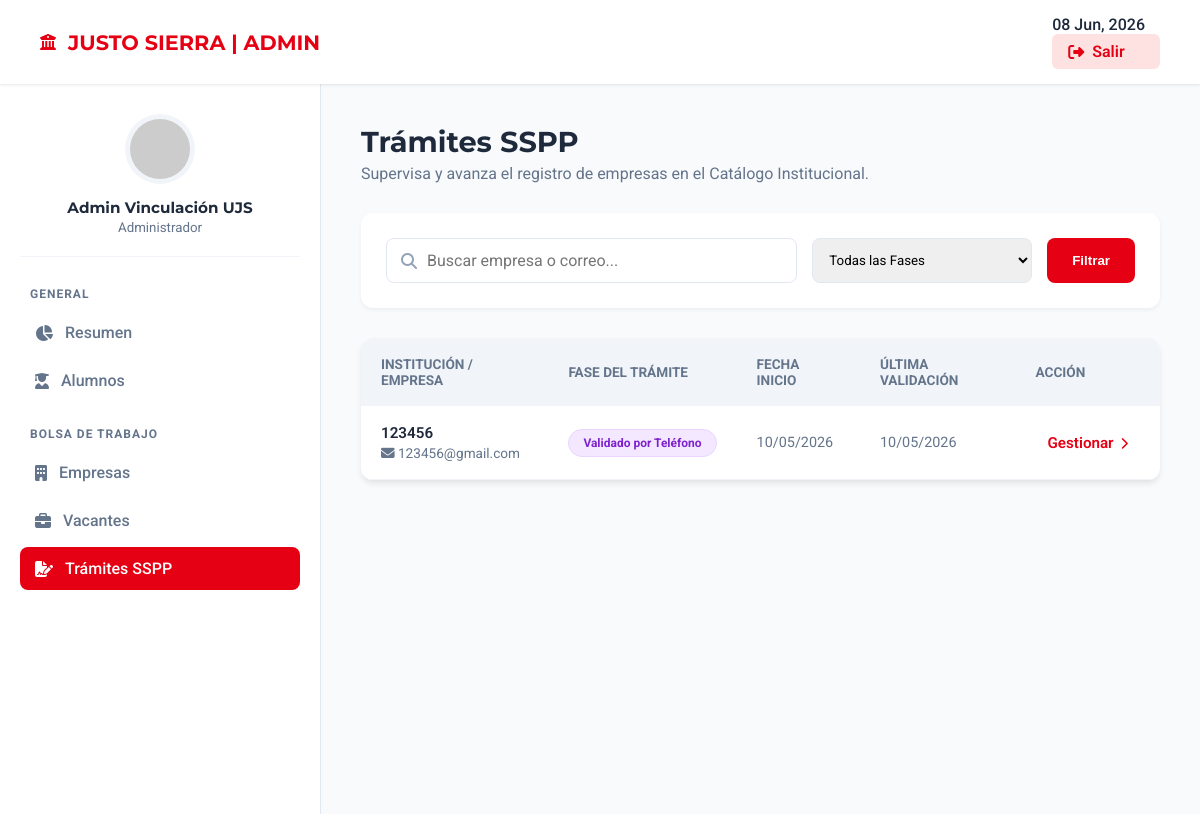
Screenshot of /Justo-Sierra/admin/gestionar_tramites_sspp.php (signed in) with the database file from the repository.
### tables this page shows
CREATE TABLE `solicitudes_sspp` (
  `id_solicitud` int(11) NOT NULL,
  `id_empresa` int(11) NOT NULL,
  `estado_tramite` enum('Solicitud Inicial','Formato Enviado','Datos Recibidos','Validado por Teléfono','Aprobado Catálogo','Expirado') DEFAULT 'Solicitud Inicial',
  `fecha_inicio` date NOT NULL,
  `fecha_validacion` date DEFAULT NULL,
  `fecha_vencimiento` date DEFAULT NULL,
  `archivo_solicitud_dir` varchar(255) DEFAULT NULL COMMENT 'Ruta del archivo de Dirección',
  `archivo_catalogo_generado` varchar(255) DEFAULT NULL COMMENT 'Ruta del PDF final',
  `notas_admin` text DEFAULT NULL
);

CREATE TABLE `empresas` (
  `id_empresa` int(11) NOT NULL,
  `nombre_empresa` varchar(255) NOT NULL,
  `email_contacto` varchar(255) NOT NULL,
  `password` varchar(255) NOT NULL,
  `rfc` varchar(13) DEFAULT NULL,
  `descripcion` text DEFAULT NULL,
  `sitio_web` varchar(255) DEFAULT NULL,
  `logo_url` varchar(255) DEFAULT NULL,
  `estado_validacion` enum('pendiente','aprobada','rechazada') DEFAULT 'pendiente',
  `fecha_registro` timestamp NOT NULL DEFAULT current_timestamp(),
  `es_catalogo_sspp` tinyint(1) DEFAULT 0,
  `vigencia_sspp` date DEFAULT NULL
);

### Justo-Sierra/admin/gestionar_tramites_sspp.php (the view, shortened to what this page needs)
<?php
include '../config/conexion.php';
$nombre_admin = $_SESSION['nombre_admin'] ?? 'Admin Vinculación UJS';
$search = $_GET['search'] ?? '';
$sql = "SELECT s.id_solicitud, s.estado_tramite, s.fecha_inicio, s.fecha_validacion,
               e.nombre_empresa, e.email_contacto, e.id_empresa
        FROM solicitudes_sspp s
        JOIN empresas e ON s.id_empresa = e.id_empresa
        WHERE 1=1";
$params = [];
$sql .= " ORDER BY s.fecha_inicio DESC";
$stmt = $conexion->prepare($sql);
$stmt->execute($params);
$tramites = $stmt->fetchAll(PDO::FETCH_ASSOC);
function obtenerClaseEstado($estado) {
    switch ($estado) {
        case 'Validado por Teléfono': return 'status-validado';
    }
}
?>
<!DOCTYPE html>
<html lang="es">
<head>
    <link rel="stylesheet" href="https://cdnjs.cloudflare.com/ajax/libs/font-awesome/6.4.0/css/all.min.css">
</head>
<body>
    <header class="top-header">
        <div class="brand-box">
            <i class="fas fa-university"></i>
            <h1>JUSTO SIERRA | ADMIN</h1>
        </div>
        <div class="user-nav">
            <span style="font-weight: 500; margin-right: 15px;"><?php echo date('d M, Y'); ?></span>
            <a href="../logout.php" class="btn-exit">
                <i class="fas fa-sign-out-alt"></i> Salir
            </a>
        </div>
    </header>
    <div class="admin-wrapper">
        <aside class="sidebar">
            <div class="sidebar-profile">
                <img src="https://ui-avatars.com/api/?name=<?php echo urlencode($nombre_admin); ?>&background=E60013&color=fff" alt="Perfil">
                <h3><?php echo htmlspecialchars($nombre_admin); ?></h3>
                <small style="color: var(--text-muted);">Administrador</small>
            </div>
            <nav>
                <div class="menu-group">
                    <p class="menu-title">General</p>
                    <a href="dashboard_admin.php" class="nav-link"><i class="fas fa-chart-pie"></i> Resumen</a>
                    <a href="gestionar_alumnos.php" class="nav-link"><i class="fas fa-user-graduate"></i> Alumnos</a>
                </div>
                <div class="menu-group">
                    <p class="menu-title">Bolsa de Trabajo</p>
                    <a href="gestionar_empresas_admin.php" class="nav-link"><i class="fas fa-building"></i> Empresas</a>
                    <a href="gestionar_vacantes_admin.php" class="nav-link"><i class="fas fa-briefcase"></i> Vacantes</a>
                    <a href="gestionar_tramites_sspp.php" class="nav-link active"><i class="fas fa-file-signature"></i> Trámites SSPP</a>
                </div>
            </nav>
        </aside>
        <main class="main-container">
            <div style="margin-bottom: 30px;">
                <h2 style="margin:0; font-family:'Montserrat'; font-size: 1.8rem;">Trámites SSPP</h2>
                <p style="color: #64748B; margin: 5px 0 0 0;">Supervisa y avanza el registro de empresas en el Catálogo Institucional.</p>
            </div>
            <div class="search-card">
                <form method="GET" style="display: flex; gap: 15px; width: 100%; flex-wrap: wrap;">
                    <div style="flex: 1; position: relative; min-width: 250px;">
                        <i class="fas fa-search" style="position: absolute; left: 15px; top: 15px; color: #94A3B8;"></i>
                        <input type="text" name="search" placeholder="Buscar empresa o correo..." value="<?php echo htmlspecialchars($search); ?>" style="width: 100%; padding: 12px 12px 12px 40px; border: 1px solid #E2E8F0; border-radius: 8px; font-family: 'Roboto'; box-sizing: border-box; font-size: 1rem;">
                    </div>
                    <select name="estado" style="padding: 12px; border: 1px solid #E2E8F0; border-radius: 8px; min-width: 220px; font-family: 'Roboto';">
                        <option value="">Todas las Fases</option>
                    </select>
                    <button type="submit" style="background: var(--js-red); color: white; border: none; padding: 0 25px; border-radius: 8px; font-weight: 700; cursor: pointer; transition: 0.2s;">
                        Filtrar
                    </button>
                </form>
            </div>
            <div class="table-card">
                <?php if(empty($tramites)): ?>
                    <div style="padding: 40px; text-align: center; color: var(--text-muted);">
                        <i class="fas fa-folder-open" style="font-size: 2.5rem; color: #CBD5E1; margin-bottom: 10px;"></i>
                        <p>No se encontraron trámites con los criterios actuales.</p>
                    </div>
                <?php else: ?>
                    <table>
                        <thead>
                            <tr>
                                <th>Institución / Empresa</th>
                                <th>Fase del Trámite</th>
                                <th>Fecha Inicio</th>
                                <th>Última Validación</th>
                                <th>Acción</th>
                            </tr>
                        </thead>
                        <tbody>
                            <?php foreach($tramites as $t): ?>
                                <tr>
                                    <td>
                                        <span class="company-name"><?php echo htmlspecialchars($t['nombre_empresa']); ?></span>
                                        <span class="company-email"><i class="fas fa-envelope"></i> <?php echo htmlspecialchars($t['email_contacto']); ?></span>
                                    </td>
                                    <td>
                                        <span class="status-pill <?php echo obtenerClaseEstado($t['estado_tramite']); ?>">
                                            <?php echo htmlspecialchars($t['estado_tramite']); ?>
                                        </span>
                                    </td>
                                    <td style="color: #64748B; font-size: 0.9rem;">
                                        <?php echo date('d/m/Y', strtotime($t['fecha_inicio'])); ?>
                                    </td>
                                    <td style="color: #64748B; font-size: 0.9rem;">
                                        <?php echo $t['fecha_validacion'] ? date('d/m/Y', strtotime($t['fecha_validacion'])) : '--/--/----'; ?>
                                    </td>
                                    <td>
                                        <a href="detalle_tramite_sspp.php?id=<?php echo $t['id_solicitud']; ?>" class="btn-action">
                                            Gestionar <i class="fas fa-chevron-right" style="font-size: 0.8em; margin-left: 3px;"></i>
                                        </a>
                                    </td>
                                </tr>
                            <?php endforeach; ?>
                        </tbody>
                    </table>
                <?php endif; ?>
            </div>
        </main>
    </div>
</body>
</html>

### Justo-Sierra/admin/gestionar_tramites_sspp.php (style rules this page uses)
:root { --js-red: #E60013; --bg-light: #F8FAFC; --text-main: #1E293B; --text-muted: #64748B; --shadow: 0 4px 6px -1px rgb(0 0 0 / 0.1); }
body { background-color: var(--bg-light); font-family: 'Roboto', sans-serif; margin: 0; color: var(--text-main); }
.top-header { background: white; padding: 15px 40px; display: flex; justify-content: space-between; align-items: center; box-shadow: 0 1px 3px 0 rgb(0 0 0 / 0.1); position: sticky; top: 0; z-index: 100; }
.brand-box { display: flex; align-items: center; gap: 12px; color: var(--js-red); }
.brand-box h1 { margin: 0; font-family: 'Montserrat', sans-serif; font-size: 1.3rem; }
.btn-exit { background: #FEE2E2; color: var(--js-red); padding: 8px 16px; border-radius: 6px; font-weight: 600; text-decoration: none; transition: 0.3s; display: flex; align-items: center; gap: 8px; }
.admin-wrapper { display: flex; min-height: calc(100vh - 70px); }
.sidebar { width: 280px; background: white; padding: 30px 20px; border-right: 1px solid #E2E8F0; }
.sidebar-profile { text-align: center; margin-bottom: 30px; padding-bottom: 20px; border-bottom: 1px solid #F1F5F9; }
.sidebar-profile img { width: 60px; height: 60px; border-radius: 50%; background: #F1F5F9; padding: 5px; margin-bottom: 10px; }
.sidebar-profile h3 { margin: 0; font-size: 0.95rem; font-family: 'Montserrat'; }
.menu-group { margin-bottom: 25px; }
.menu-title { font-size: 0.75rem; color: var(--text-muted); font-weight: 700; text-transform: uppercase; letter-spacing: 1px; margin-bottom: 10px; padding-left: 10px; }
.nav-link { display: flex; align-items: center; gap: 12px; padding: 12px 15px; text-decoration: none; color: var(--text-muted); border-radius: 8px; font-weight: 500; transition: 0.2s; margin-bottom: 5px; }
.nav-link:hover, .nav-link.active { background: #FFF1F2; color: var(--js-red); }
.nav-link.active { background: var(--js-red); color: white; }
.main-container { flex: 1; padding: 40px; max-width: 1200px; margin: 0 auto; width: 100%; }
.search-card { background: white; padding: 25px; border-radius: 12px; box-shadow: 0 2px 4px rgba(0,0,0,0.05); margin-bottom: 30px; display: flex; gap: 15px; align-items: center; flex-wrap: wrap; }
.table-card { background: white; border-radius: 12px; overflow: hidden; box-shadow: var(--shadow); }
table { width: 100%; border-collapse: collapse; }
th { background: #F1F5F9; padding: 18px 20px; text-align: left; font-size: 0.85rem; text-transform: uppercase; color: #64748B; font-weight: 700; }
td { padding: 18px 20px; border-bottom: 1px solid #F1F5F9; color: var(--text-main); font-size: 0.95rem; }
.status-pill { padding: 6px 14px; border-radius: 20px; font-size: 0.75rem; font-weight: 700; display: inline-block; white-space: nowrap; }
.status-validado { background: #F3E8FF; color: #7E22CE; border: 1px solid #E9D5FF; }
.btn-action { color: var(--js-red); text-decoration: none; font-weight: 600; padding: 8px 12px; border-radius: 6px; transition: 0.2s; white-space: nowrap; }
.company-name { font-weight: 600; color: var(--text-main); }
.company-email { font-size: 0.85rem; color: var(--text-muted); display: block; margin-top: 3px; }

### rows the page displays
solicitudes_sspp: id_empresa.nombre_empresa "123456", id_empresa.email_contacto "123456@gmail.com", estado_tramite "Validado por Teléfono", fecha_inicio "10/05/2026", fecha_validacion "10/05/2026"

### other values shown
$nombre_admin "Admin Vinculación UJS"
